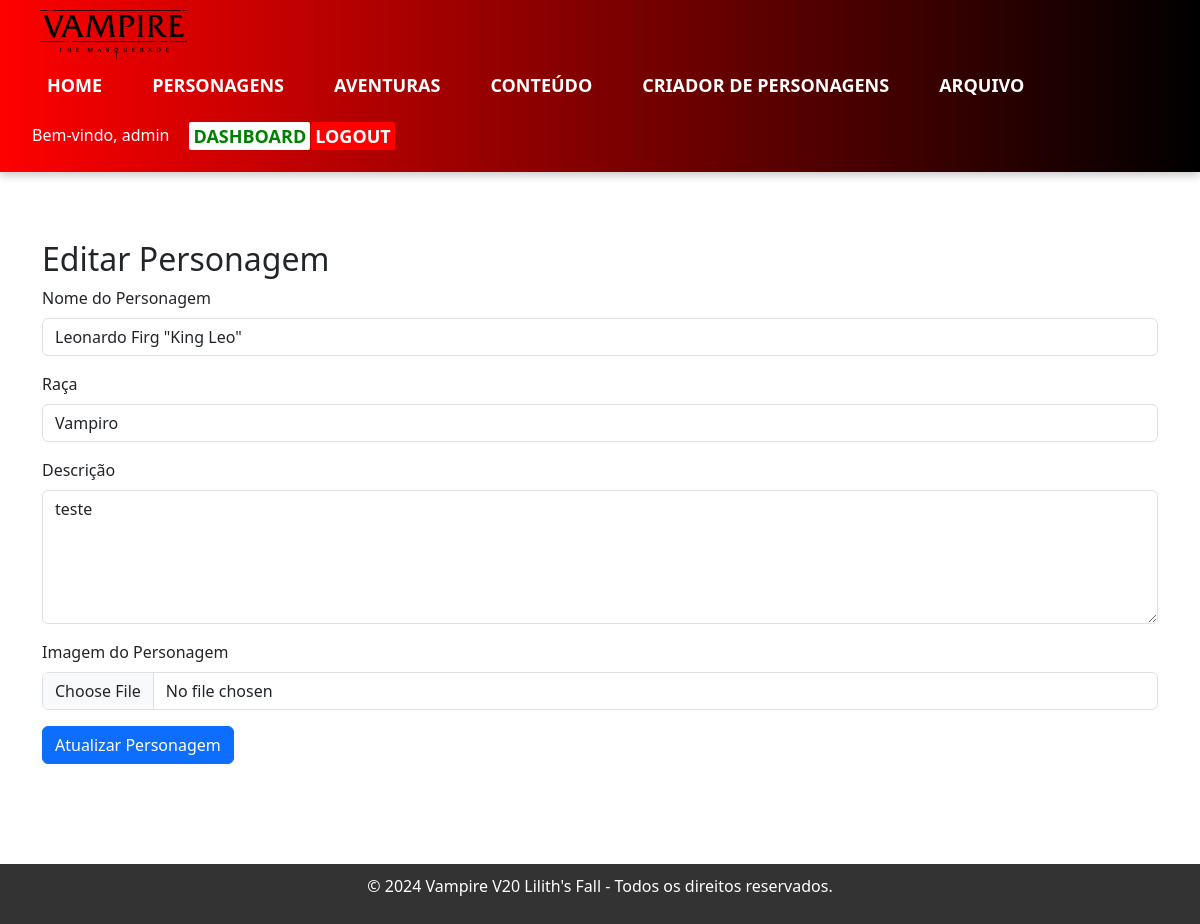
The page /edit_character/1 (signed in) on the database its author committed.
### app.py (models this page shows, shortened)
class User(UserMixin, db.Model):
    id = db.Column(db.Integer, primary_key=True)
    user = db.Column(db.String(150), unique=True, nullable=False)
    email = db.Column(db.String(150), unique=True, nullable=False)
    password = db.Column(db.String(150), nullable=False)
    is_admin = db.Column(db.Boolean, default=True)
    is_master = db.Column(db.Boolean, default=False)
    reset_token = db.Column(db.String(100), nullable=True)  # Token para recuperação de senha

class ImportantCharacter(db.Model):
    id = db.Column(db.Integer, primary_key=True)
    name = db.Column(db.String(100), nullable=False)
    race = db.Column(db.String(50), nullable=False)  # Ex: 'vampire', 'human', 'demon', etc.
    clan = db.Column(db.String(100), nullable=False)
    bloodline = db.Column(db.String)
    description = db.Column(db.Text, nullable=False)
    image = db.Column(db.String(255), nullable=True)  # Caminho da imagem
    created_by = db.Column(db.Integer, db.ForeignKey('user.id'))  # Criador do personagem
    visible = db.Column(db.Boolean, default=False, nullable=False)  # Visível para todos

### app.py (the view, shortened to what this page needs)
@app.route('/edit_character/<int:character_id>', methods=['GET', 'POST'])
@login_required
def edit_character(character_id):
    character = ImportantCharacter.query.get_or_404(character_id)
    if not (current_user.is_admin or character.created_by == current_user.id):
        abort(403)  # Proibir acesso se não for permitido
    return render_template('edit_character.html', character=character)

### app.py (called while the page is built)
@login_manager.user_loader
def user_loader(user_id):
    user = User.query.filter_by(id=user_id).first()
    if user:
        return user
    return None

### templates/edit_character.html (shortened to what this page needs)
{% extends 'base.html' %}
{% block content %}
<div class="container mt-5">
    <h2>Editar Personagem</h2>
    <form method="POST" enctype="multipart/form-data">
        <div class="mb-3">
            <label for="name" class="form-label">Nome do Personagem</label>
            <input type="text" class="form-control" id="name" name="name" value="{{ character.name }}" required>
        </div>
        <div class="mb-3">
            <label for="race" class="form-label">Raça</label>
            <select class="form-control" id="race" name="race" required>
                <option value="vampiro" {% if character.race == 'vampiro' %}selected{% endif %}>Vampiro</option>
            </select>
        </div>
        <div class="mb-3">
            <label for="description" class="form-label">Descrição</label>
            <textarea class="form-control" id="description" name="description" rows="5">{{ character.description }}</textarea>
        </div>
        <div class="mb-3">
            <label for="image" class="form-label">Imagem do Personagem</label>
            <input class="form-control" type="file" id="image" name="image">
        </div>
        <button type="submit" class="btn btn-primary">Atualizar Personagem</button>
    </form>
</div>
{% endblock %}

### templates/base.html (shortened to what this page needs)
<!DOCTYPE html>
<html lang="pt-BR">
<head>
    <link rel="stylesheet" href="{{ url_for('static', filename='css/styles.css') }}">
    <link href="https://cdn.jsdelivr.net/npm/bootstrap@5.3.0-alpha1/dist/css/bootstrap.min.css" rel="stylesheet">
</head>
<body>
    <header>
        <nav>
            <a href="{{ url_for('index') }}">
                <img src="{{ url_for('static', filename='img/VampireV5Logo.webp') }}" alt="Logo" class="logo" style="margin-left: 20px;">
            </a>
            <ul>
                <li><a href="{{ url_for('index') }}">Home</a></li>
                <li><a href="{{ url_for('characters') }}">Personagens</a>
                </li>
                <li><a href="{{ url_for('campaigns') }}">Aventuras</a>
                </li>
                <li><a href="{{ url_for('rules') }}">Conteúdo</a>
                </li>
                <li><a href="{{ url_for('add_character') }}">Criador de Personagens</a></li>
                <li><a href="{{ url_for('archive') }}">Arquivo</a></li>
            </ul>
            <ul style="display: flex; justify-content: flex-end; list-style: none;">
                {% if current_user.is_authenticated %}
                <li style="margin-right: 20px;">
                    <span style="color: white;">Bem-vindo, {{ current_user.user }}</span>
                </li>
                <li style="margin-right: 1px;">
                    <a href="{{ url_for('dashboard') }}" style="color: green; text-decoration: none; background-color: white; padding: 2px 4px; border-radius: 2px;">Dashboard</a>
                </li>
                <li>
                    <a href="{{ url_for('logout') }}" style="color: white; text-decoration: none; background-color: red; padding: 2px 4px; border-radius: 2px;">Logout</a>
                </li>
                {% else %}
                <li>
                    <a href="{{ url_for('login') }}" style="color: red; text-decoration: none; background-color: white; padding: 2px 4px; border-radius: 2px;">Login</a>
                </li>
                {% endif %}
            </ul>
        </nav>
    </header>
    <main>
        {% block content %}{% endblock %}
    </main>
    <footer>
        <p>&copy; 2024 Vampire V20 Lilith's Fall - Todos os direitos reservados.</p>
    </footer>
</body>
</html>

### static/css/styles.css (style rules this page uses)
body { font-family: Arial, sans-serif; margin: 0; padding: 0; background-color: #f4f4f4; }
main { padding: 20px; margin-bottom: 80px; }
footer { background-color: #333; color: white; text-align: center; padding: 10px; position: relative; width: 100%; bottom: 0; }
header { display: flex; align-items: center; background: linear-gradient(to left, black, red); padding: 10px 20px; box-shadow: 0 4px 8px rgba(0, 0, 0, 0.2); }
nav { display: flex; justify-content: space-between; width: 100%; align-items: center; flex-wrap: wrap; }
.logo { height: 50px; width: auto; }
nav ul { list-style-type: none; margin: 0; padding: 12px; display: flex; justify-content: flex-end; flex-wrap: wrap; }
nav ul li { margin-right: 20px; }
nav ul li a { color: white; text-decoration: none; font-size: 18px; padding: 10px 15px; transition: all 0.3s ease; text-transform: uppercase; font-weight: bold; }

### rows shown on the page
User: user "admin"
ImportantCharacter: name "Leonardo Firg \"King Leo\"", race "Vampiro", description "teste"
